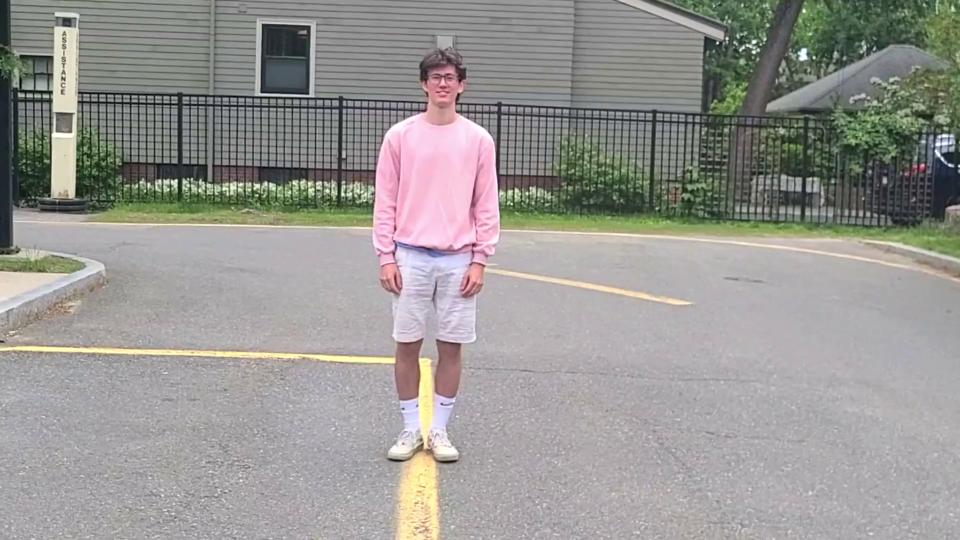
#> input picture lover/0.png, 1920 x 1080 px (shown at 1/2 size); its folder holds 6 pictures in this run
$ jupyter execute --allow-errors videoToAnimation.ipynb   (shell and % lines are left out)
#> lines starting #> are read from the running program, lines starting #| are printed output that depends on the picture
[cell 1]
# convert a video into its animated form

[cell 2]
# imports

from PIL import Image
from tqdm import tqdm
import shutil
import scipy.ndimage
import numpy as np
import imageio
import matplotlib.pyplot as plt
import os
import cv2
import glob
import imutils

# globals

# root
root_path = '/home/will/github/misc projects/lover'

# path for most images
path = root_path + '/video'

# path for secondary images
path2 = root_path + '/video2'

# path for tertiary images
path3 = root_path + '/video3'

# update values everywhere so that this works
new_frame_rate_change = 0.5

# names of file destinations for images to be overlayed in the future
contours_ = []
grayed = []

# change to root directory
os.chdir(root_path)

# shape of video
shape = (0,0,0)

# fps
fps = 0

# all contours
all_contours = {}

[cell 3]
# test individual image, basic functions


# [9 lines left out: function auto_canny, not called in this run]


# reset the contours
def reset_contours():
    global all_contours
    all_contours = {}


# layer images on top of one another
def dodge(front,back):
    # The formula comes from http://www.adobe.com/devnet/pdf/pdfs/blend_modes.pdf
    result=back*(256.0)/(256.0-front)
    result[result>255]=255
    result[front==255]=255
    return result.astype('uint8')


# [165 lines left out: functions rgba, paste, rgba_blend, blend, overlay, not called in this run]


# original grayscale formula
def grayscale(rgb):
    return np.dot(rgb, [0.299, 0.587, 0.114])


# time function for contour thickness
def contour_func():
    return 0


# time function for grayscaling
def gray_func():
    return 0


# [399 lines left out: functions find_contour, find_edge, create_folders, delete_pics, vid_info, initialize_frames and 7 more, not called in this run]


def test_image():
    # test image
    img ="0.png"

    # read image
    s = imageio.imread(img)
#> s is the input picture: shape (1080, 1920, 3); mean R, G, B 152.2, 150.4, 147.2

    # delete
    g = grayscale(s)

    # take average of rgb values down the z axis instead of grayscale function
    new_arr = np.array(s).mean(axis=(2))


    # create ndarray for image (three of the average ndarrays, with axes swapped)
    # make this faster by not having to switch axes?
    a = [new_arr, new_arr, new_arr]
    arr1 = np.asarray(a).astype(np.uint8)
    arr1 = np.swapaxes(arr1, 0, 2)
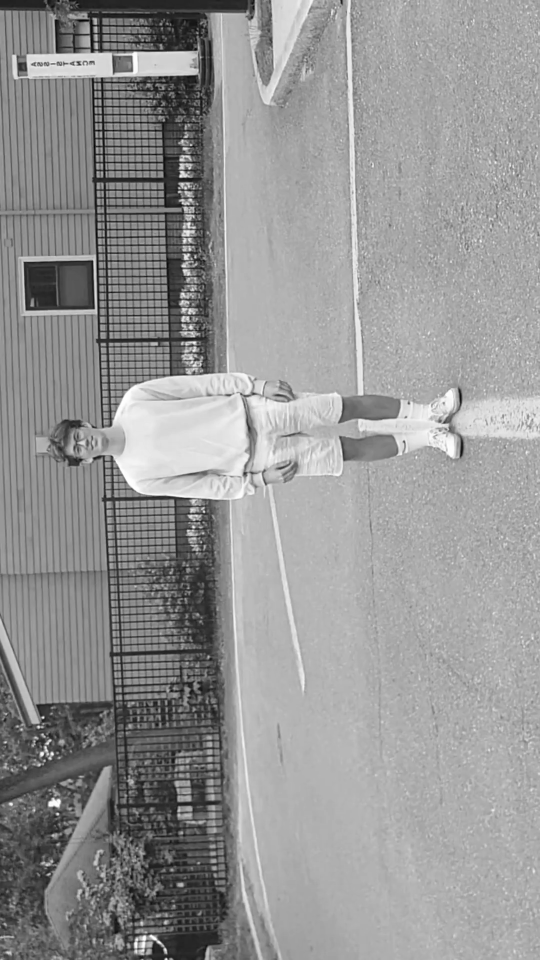
#> arr1: shape (1920, 1080, 3) (shown at 1/2 size); min 0, max 255, mean 149.7
    arr1 = np.swapaxes(arr1, 0, 1)
#> arr1: shape (1080, 1920, 3)

    # diff = (s - arr1).astype(np.uint8)
    # arr1 = diff + arr1


    # inverse
    i = 255 - arr1

    # blur the inverse, higher sigma = more run time + deeper blur
    b = scipy.ndimage.filters.gaussian_filter(i,sigma=5)
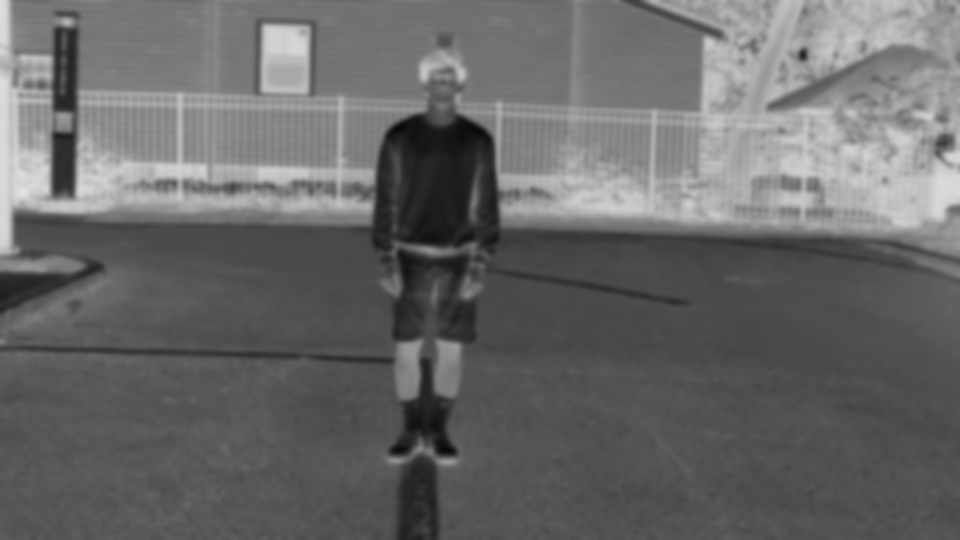
#> b: shape (1080, 1920, 3) (shown at 1/2 size); min 8, max 227, mean 104.3

    # combine
    r = dodge(b,arr1)
#> in dodge, `result[result>255]=255`:
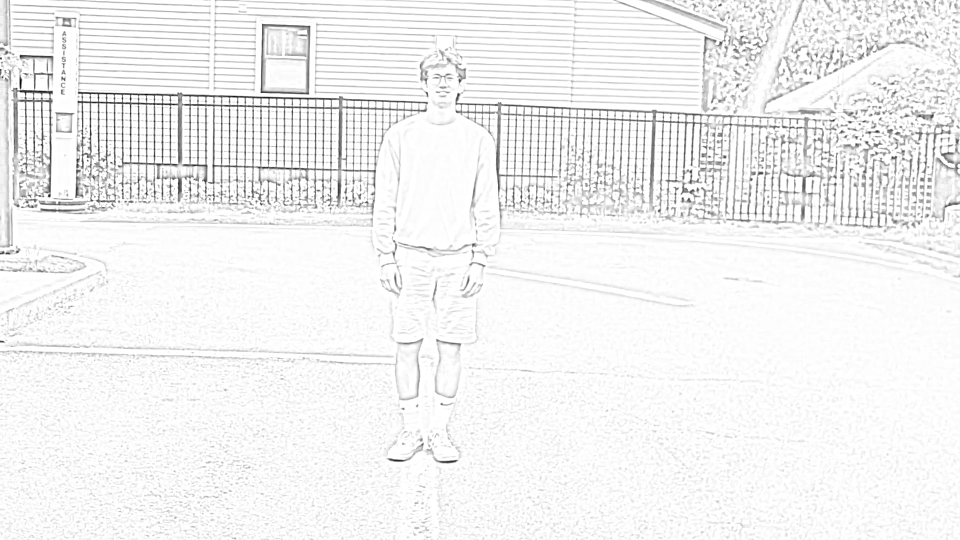
#> result: shape (1080, 1920, 3) float64 (shown at 1/2 size); min 0, max 255, mean 242

    plt.imsave(root_path + "/bruh.png", r, vmin=0, vmax=255)
    # display
    %matplotlib inline
    plt.imshow(r)


# [6 lines left out: function reset, not called in this run]

[cell 4]
# abstract


# [41 lines left out: functions sketch_w_contours, sketch_w_edges, contours, grayblur, not called in this run]


def sketch(vid):
    return 0

def blurred_color_contours(vid):
    return 0


def blurred_color(vid):
    return 0


def color_contours(vid):
    paste(path, path2, path3)


#test_image()

[cell 5]
# main

test_image()
#color_contours('video.mp4')
# final_vid(path3)

[cell 6]
# test image
img ="picture.png"

# read image
s = imageio.imread(img)
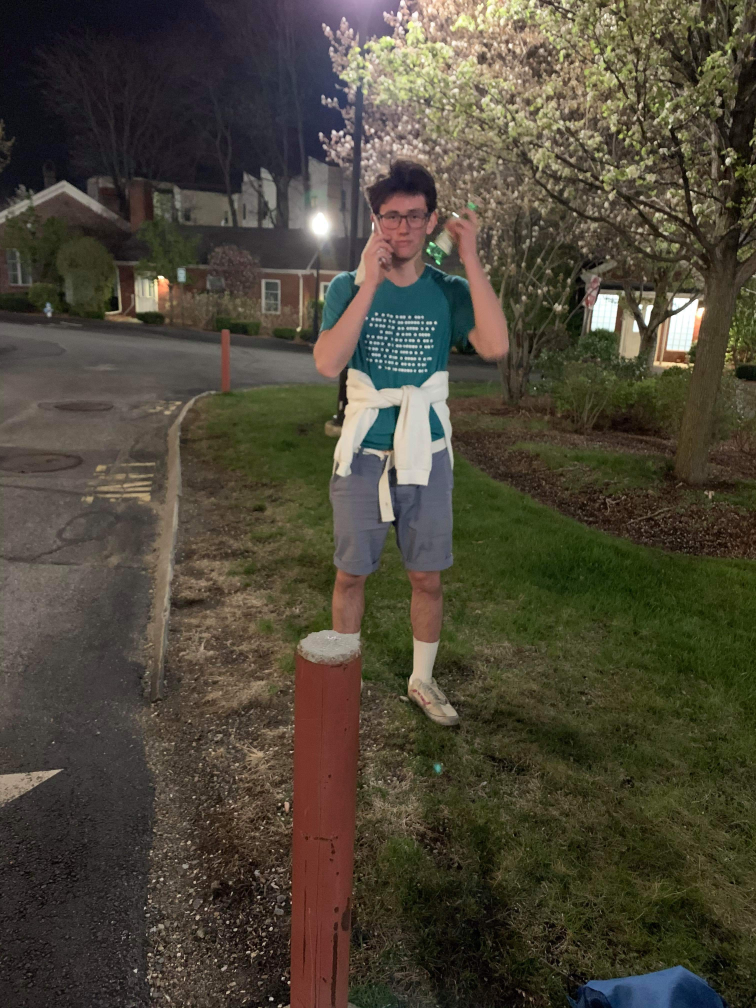
#> input picture lover/picture.png, 3024 x 4032 px (shown at 1/4 size)
#> s is the input picture: shape (4032, 3024, 3); mean R, G, B 76.6, 70.7, 56.6

# delete
g = grayscale(s)
#> in grayscale (call 2), `return np.dot(rgb, [0.299, 0.587, 0.114])`:
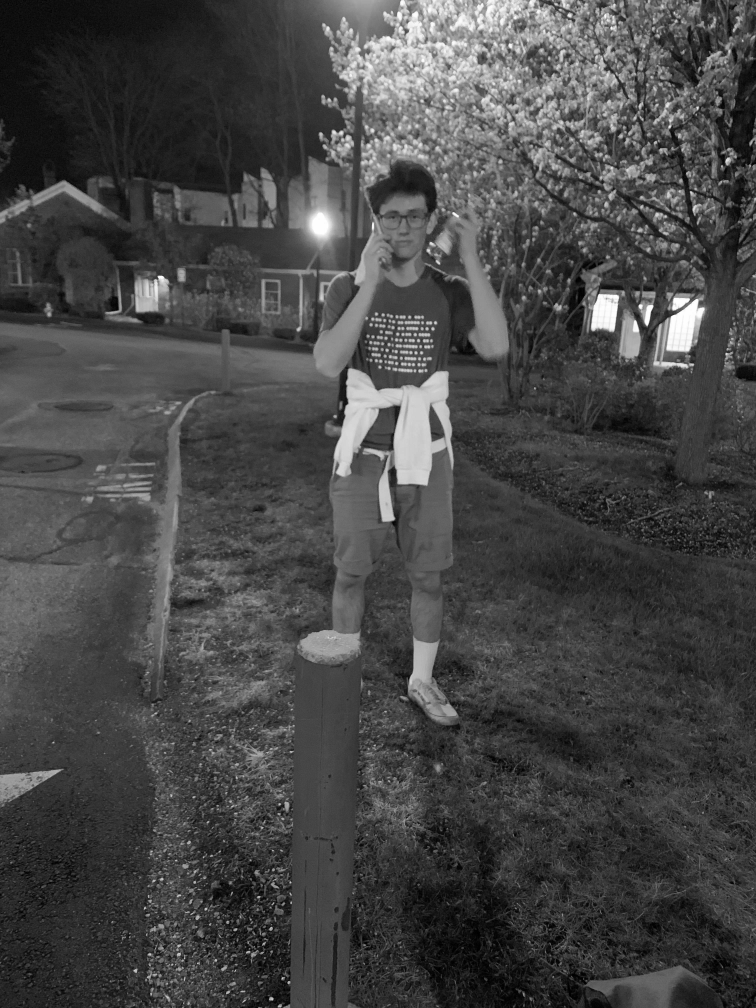
#> returned value: shape (4032, 3024) float64 (shown at 1/4 size); min 0, max 255, mean 70.9

# take average of rgb values down the z axis instead of grayscale function
new_arr = np.array(s).mean(axis=(2))
#> new_arr: shape (4032, 3024) float64


# create ndarray for image (three of the average ndarrays, with axes swapped)
# make this faster by not having to switch axes?
a = [new_arr, new_arr, new_arr]
arr1 = np.asarray(a).astype(np.uint8)
arr1 = np.swapaxes(arr1, 0, 2)
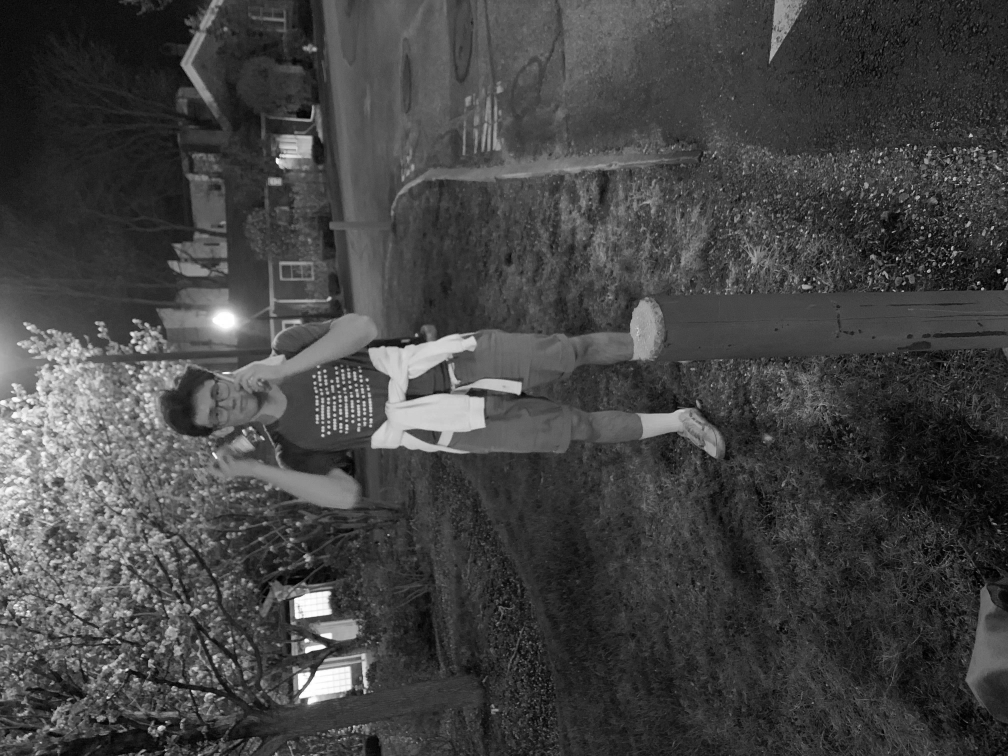
#> arr1: shape (3024, 4032, 3) (shown at 1/4 size); min 0, max 255, mean 67.7
arr1 = np.swapaxes(arr1, 0, 1)
#> arr1: shape (4032, 3024, 3)


# diff = (s - arr1).astype(np.uint8)
# arr1 = diff + arr1


# inverse
i = 255 - arr1
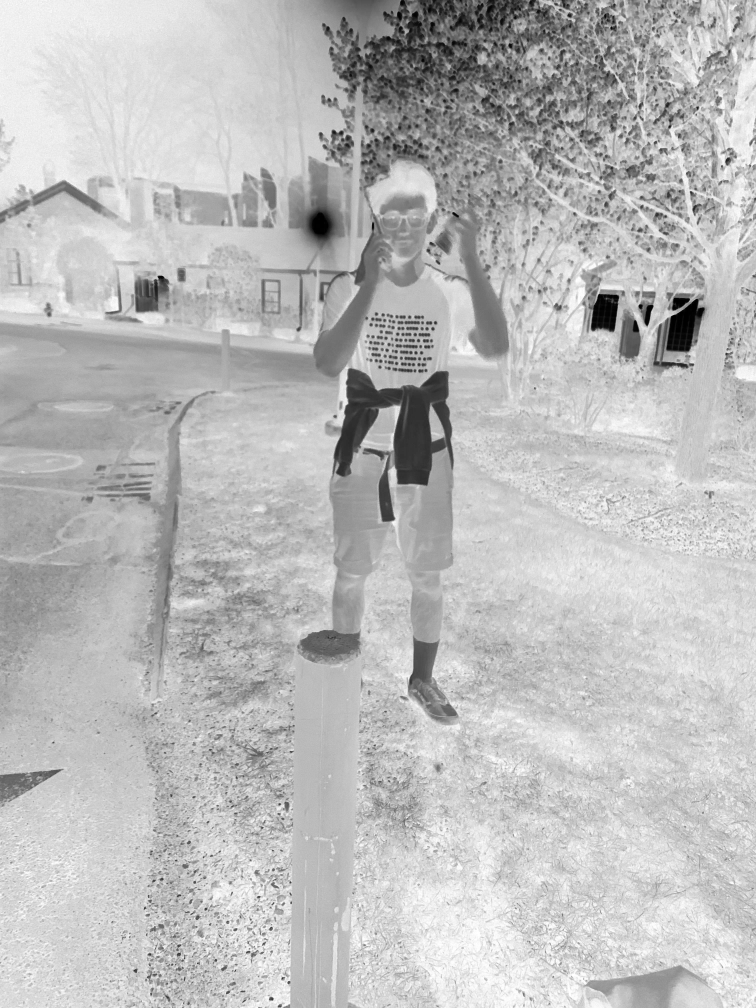
#> i: shape (4032, 3024, 3) (shown at 1/4 size); min 0, max 255, mean 187.3

# blur the inverse, higher sigma = more run time + deeper blur
b = scipy.ndimage.filters.gaussian_filter(i,sigma=5)
#> b: shape (4032, 3024, 3)

# combine
#> (the rest of this cell did not finish here and is left out)
